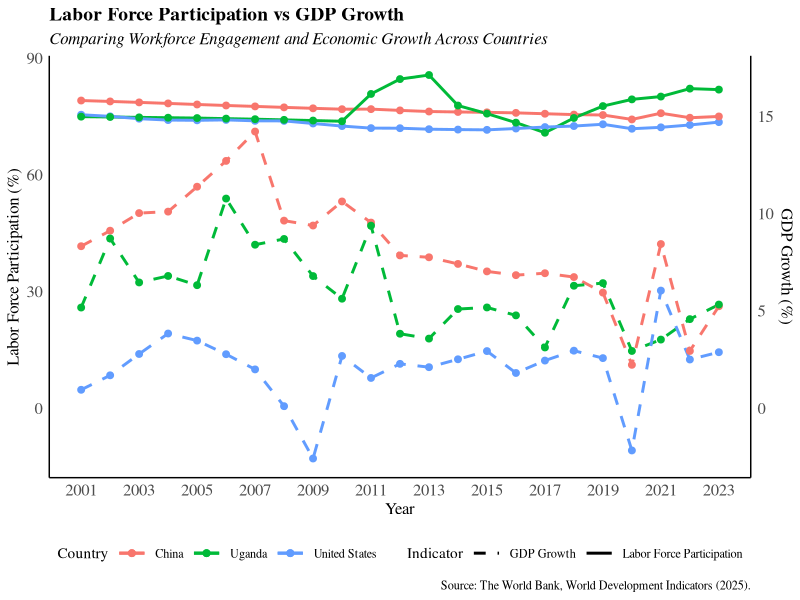
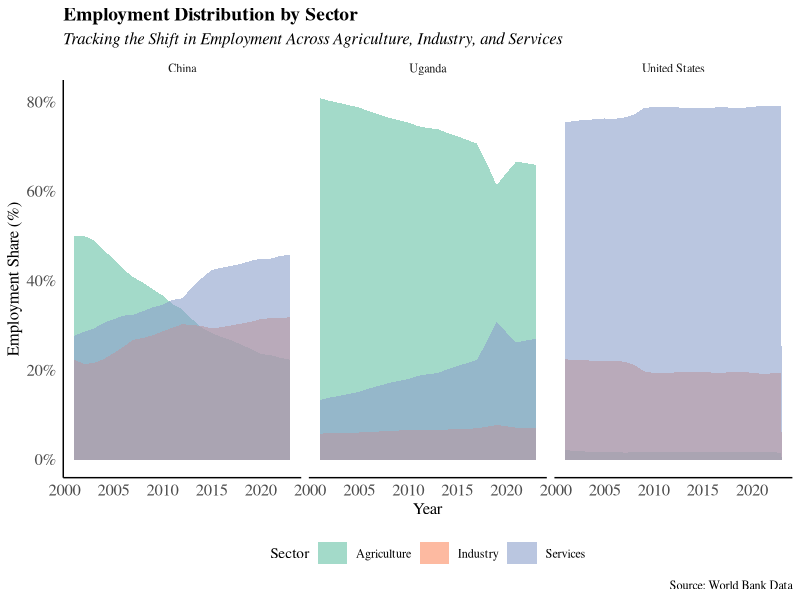
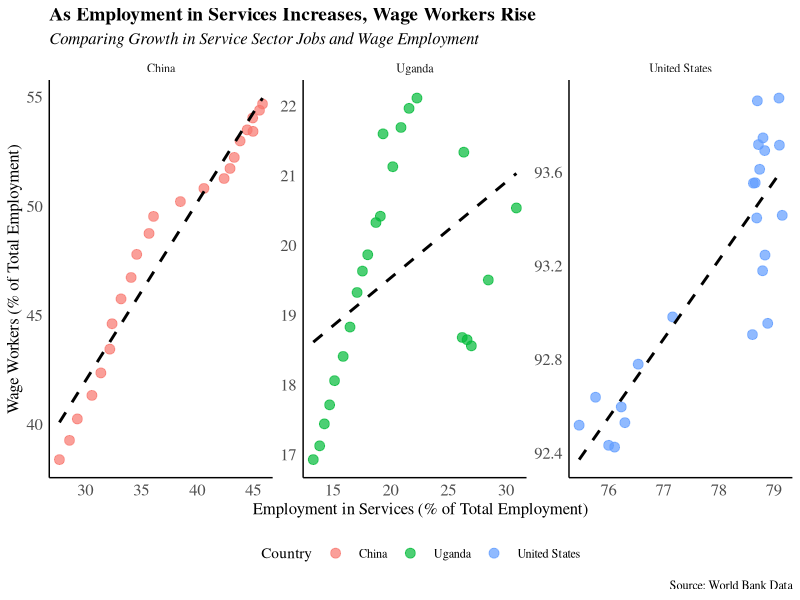
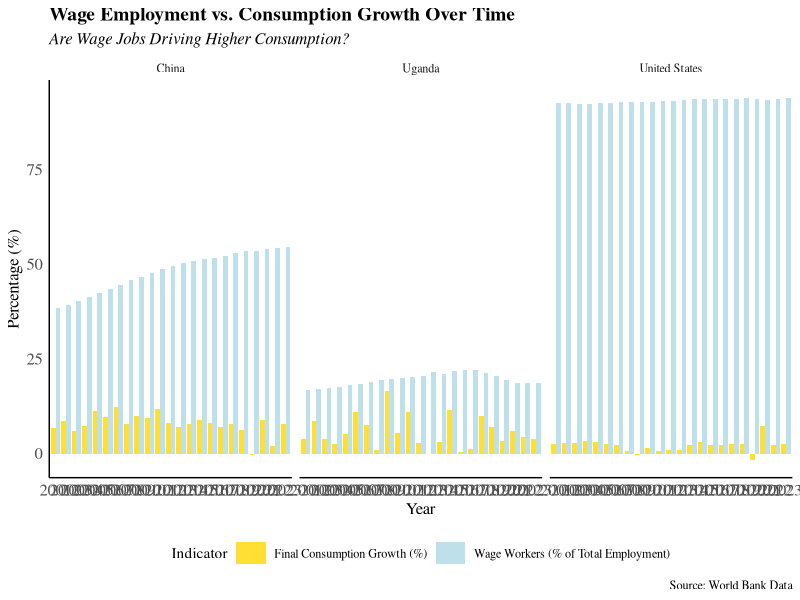

Reproduce these figures in R, in order.
## ---- chunk 1

library(readxl)
library(writexl)
library(tidyverse)
library(tibble)

## ---- chunk 2
# Read Original File and Assign it to "data" 

data <- read_excel("data/0_OriginData_World_Development_Indicators.xlsx")

# Pivot longer to convert year columns into a "Year" column

data_long <- data |>
  pivot_longer(
    cols = starts_with("20"), 
    # Select all year columns (2001-2023)
    names_to = "Year",          
    # Move column names to "Year"
    values_to = "Value"
    # Store data values in "Value"
    )        

# Drop NAs contained by these cols

data_long <- data_long |>
  drop_na(`Country Name`, `Country Code`, `Series Code`, `Series Name`)

# Convert Year column to numeric

data_long$Year <- as.numeric(str_extract(data_long$Year, "\\d+"))

# Pivot wider to make Series Name values into separate columns

data_clean <- data_long |>
  select(-"Series Code") |>
  # delete the "Series Code" column
  pivot_wider(names_from = "Series Name", 
              values_from = "Value")

## ---- chunk 3
# Define selected variables
data_available <- data_clean %>%
  select(
    country_name                = `Country Name`,
    country_code                = `Country Code`,
    year                        = `Year`,
    empl_agri                 = `Employment in agriculture (% of total employment) (modeled ILO estimate)`,
    empl_industry             = `Employment in industry (% of total employment) (modeled ILO estimate)`,
    empl_services             = `Employment in services (% of total employment) (modeled ILO estimate)`,
    final_cons_growth           = `Final consumption expenditure (annual % growth)`,
    gdp_growth                  = `GDP growth (annual %)`,
    lfpr_total_15_64_milo        = `Labor force participation rate, total (% of total population ages 15-64) (modeled ILO estimate)`,
    self_employed_total         = `Self-employed, total (% of total employment) (modeled ILO estimate)`,
    vulnerable_emp_total        = `Vulnerable employment, total (% of total employment) (modeled ILO estimate)`,
    wage_workers_total          = `Wage and salaried workers, total (% of total employment) (modeled ILO estimate)`)

## ---- chunk 4
# Mutate the chr into numeric
data_available_clean <- data_available |> 
  mutate(across(-c(country_name, country_code, year), as.numeric))

## ---- chunk 5

codebook <- tribble(
  ~new_variable,                    ~original_variable,                                                    
  "country_name",                   "Country Name",
  "country_code",                   "Country Code",
  "year",                           "Year",
  "empl_agri",                      "Employment in agriculture (% of total employment) (modeled ILO estimate)",
  "empl_industry",                  "Employment in industry (% of total employment) (modeled ILO estimate)",
  "empl_services",                  "Employment in services (% of total employment) (modeled ILO estimate)",
  "final_cons_growth",              "Final consumption expenditure (annual % growth)",
  "gdp_growth",                     "GDP growth (annual %)",
  "households_cons_growth",         "Households and NPISHs Final consumption expenditure (annual % growth)",
  "lfpr_total_15_64_milo",          "Labor force participation rate, total (% of total population ages 15-64) (modeled ILO estimate)",
  "self_employed_total",            "Self-employed, total (% of total employment) (modeled ILO estimate)",
  "vulnerable_emp_total",           "Vulnerable employment, total (% of total employment) (modeled ILO estimate)",
  "wage_workers_total",             "Wage and salaried workers, total (% of total employment) (modeled ILO estimate)"
)



## ---- chunk 6
ggplot(data_available_clean, aes(x = year, group = country_name, color = country_name)) +
  geom_line(aes(y = lfpr_total_15_64_milo, linetype = "Labor Force Participation"), size = 1) +
  geom_point(aes(y = lfpr_total_15_64_milo), size = 2) +
  geom_line(aes(y = gdp_growth * 5, linetype = "GDP Growth"), size = 1) +
  geom_point(aes(y = gdp_growth * 5), size = 2) +
  scale_x_continuous(breaks = seq(min(data_available_clean$year), max(data_available_clean$year), by = 2)) +
  scale_y_continuous(sec.axis = sec_axis(~./5, name = "GDP Growth (%)")) +
  scale_linetype_manual(values = c("Labor Force Participation" = "solid", "GDP Growth" = "dashed")) +
  labs(
    title = "Labor Force Participation vs GDP Growth",
    subtitle = "Comparing Workforce Engagement and Economic Growth Across Countries",
    x = "Year", y = "Labor Force Participation (%)",
    color = "Country",
    linetype = "Indicator",  # This makes sure the legend correctly labels the lines
    caption = "Source: The World Bank, World Development Indicators (2025)."
  ) +
  theme_minimal() +
  theme(
    text = element_text(family = "serif"),
    panel.grid = element_blank(),
    plot.title = element_text(size = 14, face = "bold"),  
    plot.subtitle = element_text(size = 12, face = "italic"),  
    axis.title.x = element_text(size = 12),  
    axis.title.y = element_text(size = 12),  
    axis.text.x = element_text(size = 12),  
    axis.text.y = element_text(size = 12),
    legend.position = "bottom",
    axis.line = element_line(color = "black"),  # Ensures both x-axis and y-axis lines are visible
    legend.key.width = unit(0.8,"cm")
)
## ---- chunk 7
ggplot(data_available_clean, aes(x = year)) +
  geom_area(aes(y = empl_agri, fill = "Agriculture"), alpha = 0.6, position = "stack") +
  geom_area(aes(y = empl_industry, fill = "Industry"), alpha = 0.6, position = "stack") +
  geom_area(aes(y = empl_services, fill = "Services"), alpha = 0.6, position = "stack") +
  facet_wrap(~country_name) +
  labs(
    title = "Employment Distribution by Sector",
    subtitle = "Tracking the Shift in Employment Across Agriculture, Industry, and Services",
    x = "Year", y = "Employment Share (%)",
    fill = "Sector",
    caption = "Source: World Bank Data"
  ) +
  scale_fill_brewer(palette = "Set2") +  # Improved color scheme for better distinction
  scale_y_continuous(labels = scales::percent_format(scale = 1)) +  

    theme_minimal() +
  theme(
    text = element_text(family = "serif"),
    panel.grid = element_blank(),
    plot.title = element_text(size = 14, face = "bold"),  
    plot.subtitle = element_text(size = 12, face = "italic"),  
    axis.title.x = element_text(size = 12),  
    axis.title.y = element_text(size = 12),  
    axis.text.x = element_text(size = 12),  
    axis.text.y = element_text(size = 12),
    legend.position = "bottom",
    axis.line = element_line(color = "black"),  # Ensures both x-axis and y-axis lines are visible
    legend.key.width = unit(0.8,"cm")
)


## ---- chunk 8

ggplot(data_available_clean, aes(x = empl_services, y = wage_workers_total, color = country_name)) +
  geom_point(size = 3, alpha = 0.7) +  # Scatter points with transparency
  geom_smooth(method = "lm", se = FALSE, linetype = "dashed", color = "black") +  # Trend line per country
  facet_wrap(~country_name, scales = "free") +  # Separate plots for each country
  labs(
    title = "As Employment in Services Increases, Wage Workers Rise",
    subtitle = "Comparing Growth in Service Sector Jobs and Wage Employment",
    x = "Employment in Services (% of Total Employment)", 
    y = "Wage Workers (% of Total Employment)",
    color = "Country",
    caption = "Source: World Bank Data"
  ) +
    theme_minimal() +
  theme(
    text = element_text(family = "serif"),
    panel.grid = element_blank(),
    plot.title = element_text(size = 14, face = "bold"),  
    plot.subtitle = element_text(size = 12, face = "italic"),  
    axis.title.x = element_text(size = 12),  
    axis.title.y = element_text(size = 12),  
    axis.text.x = element_text(size = 12),  
    axis.text.y = element_text(size = 12),
    legend.position = "bottom",
    axis.line = element_line(color = "black"),  
    legend.key.width = unit(0.8,"cm")
)

## ---- chunk 9
library(ggplot2)
library(dplyr)
library(tidyr)

# Ensure data is correctly reshaped
data_long <- data_available_clean %>%
  select(year, country_name, wage_workers_total, final_cons_growth) %>%
  pivot_longer(cols = c(wage_workers_total, final_cons_growth),
               names_to = "Metric",
               values_to = "Value")  # Ensure this column is correctly created

# Improve labels
data_long$Metric <- recode(data_long$Metric,
                           "wage_workers_total" = "Wage Workers (% of Total Employment)",
                           "final_cons_growth" = "Final Consumption Growth (%)")

# Check the structure of data to ensure 'Value' exists
print(head(data_long))

# Create bar graph
ggplot(data_long, aes(x = factor(year), y = Value, fill = Metric)) +  # Convert year to factor for discrete x-axis
  geom_col(position = "dodge", alpha = 0.8) +
  facet_wrap(~country_name) +  # Create separate plots per country
  scale_fill_manual(values = c("Wage Workers (% of Total Employment)" = "lightblue",
                               "Final Consumption Growth (%)" = "gold")) +
  labs(
    title = "Wage Employment vs. Consumption Growth Over Time",
    subtitle = "Are Wage Jobs Driving Higher Consumption?",
    x = "Year",
    y = "Percentage (%)",
    fill = "Indicator",
    caption = "Source: World Bank Data"
  ) +
    theme_minimal() +
  theme(
    text = element_text(family = "serif"),
    panel.grid = element_blank(),
    plot.title = element_text(size = 14, face = "bold"),  
    plot.subtitle = element_text(size = 12, face = "italic"),  
    axis.title.x = element_text(size = 12),  
    axis.title.y = element_text(size = 12),  
    axis.text.x = element_text(size = 12),  
    axis.text.y = element_text(size = 12),
    legend.position = "bottom",
    axis.line = element_line(color = "black"),  # Ensures both x-axis and y-axis lines are visible
    legend.key.width = unit(0.8,"cm")
)


